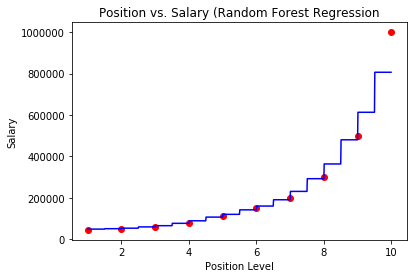

This chart was generated by the following Python code:
# Import Libraries
import numpy as np
import pandas as pd
import matplotlib.pyplot as plt

# Import Dataset
dataset = pd.read_csv('Position_Salaries.csv')
X = dataset.iloc[:,1].values.reshape(-1, 1)
y = dataset.iloc[:,-1].values.reshape(-1, 1)

# Fitting Random Forest Regression to dataset
from sklearn.ensemble import RandomForestRegressor
regressor = RandomForestRegressor(n_estimators=300, random_state = 0)
regressor.fit(X, y)

# Predicting using fitted model
y_pred = regressor.predict([[6.5]])

# Visualize the regression model results
X_grid = np.arange(min(X), max(X), 0.01)
X_grid = X_grid.reshape((len(X_grid), 1))
plt.scatter(X, y, color='r')
plt.plot(X_grid, regressor.predict(X_grid), color='b')
plt.title('Position vs. Salary (Random Forest Regression')
plt.xlabel('Position Level')
plt.ylabel('Salary')
plt.show()
